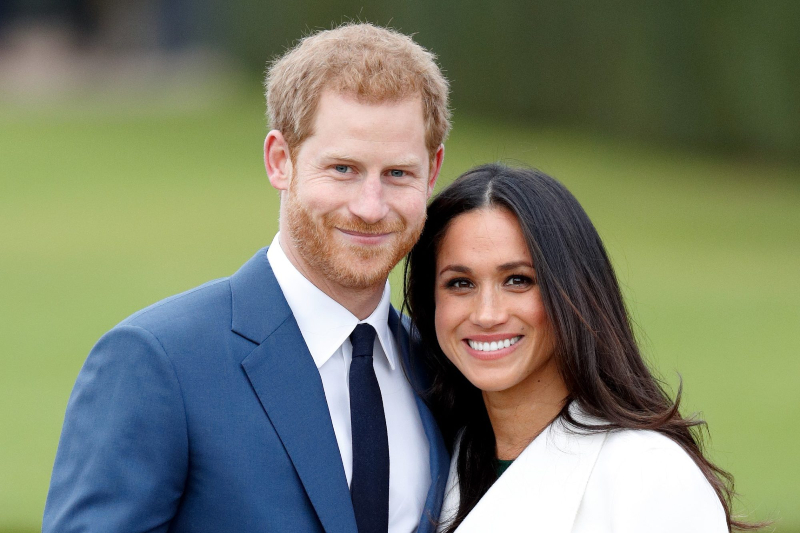
#> input picture MM.jpg, 800 x 533 px
$ python temp.py
#> lines starting #> are read from the running program, lines starting #| are printed output that depends on the picture
import cv2
import sys
import matplotlib.pyplot as plt
img = plt.imread("MM.jpg")  #burada secilen resmi yukledik
#> img is the input picture: shape (533, 800, 3); mean R, G, B 122.1, 127.3, 106.3

plt.imshow(img) #resmin yuklendigi kontrolu yapıldı
yuz_cascade = cv2.CascadeClassifier("haarcascade_frontalface_alt.xml") #hazir paket ile yuzu tanimladik
gray=cv2.cvtColor(img, cv2.COLOR_BGR2GRAY) #resmi gri renge cevirdik ki bilgisayar okuyabilsin
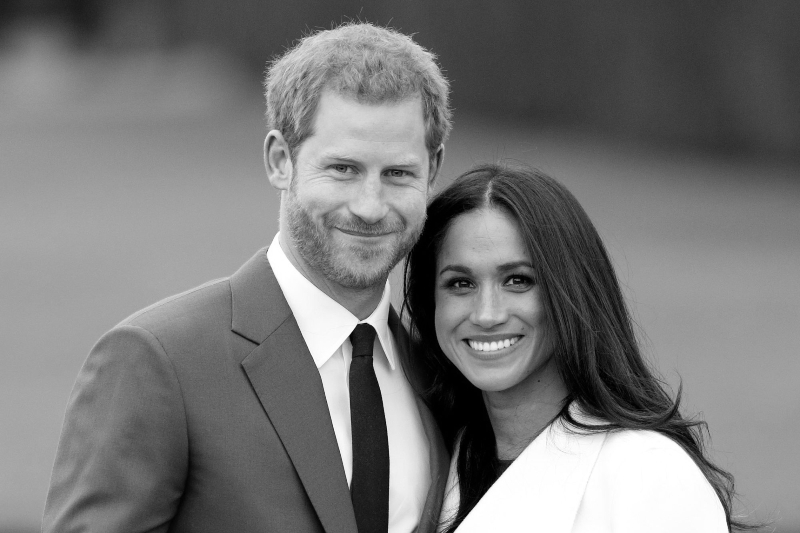
#> gray: shape (533, 800); min 0, max 255, mean 120.5
yuz = yuz_cascade.detectMultiScale(img, scaleFactor=1.1, minNeighbors=3) #belirtilen alanlarda yuz taraması yapıldı
#> yuz = [[411, 224, 152, 152], [285, 108, 166, 166]]
for (x,y,w,h) in yuz:
    cv2.rectangle(img, (x, y), (x + w, y + h), (0, 0, 255 ), 2)
    roi_gray = gray[y:y+h, x:x+w]
    roi_color = img[y:y+h, x:x+w]
#> this loop made 2 passes
#> pass 1, `roi_gray = gray[y:y+h, x:x+w]`:
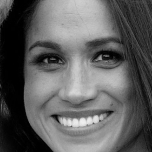
#> roi_gray: shape (152, 152); min 0, max 239, mean 93.8
#> pass 1, `roi_color = img[y:y+h, x:x+w]`:
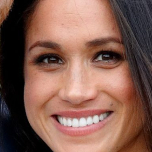
#> roi_color: shape (152, 152, 3); mean R, G, B 130.4, 93.1, 81
#> pass 2, `roi_gray = gray[y:y+h, x:x+w]`:
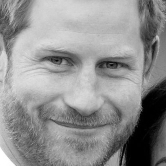
#> roi_gray: shape (166, 166); min 0, max 255, mean 144.6
#> pass 2, `roi_color = img[y:y+h, x:x+w]`:
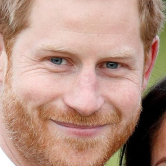
#> roi_color: shape (166, 166, 3); mean R, G, B 181.2, 145.1, 129.8
print("{0} Yüz Bulundu!".format(len(yuz)))
#| 2 Yüz Bulundu!
